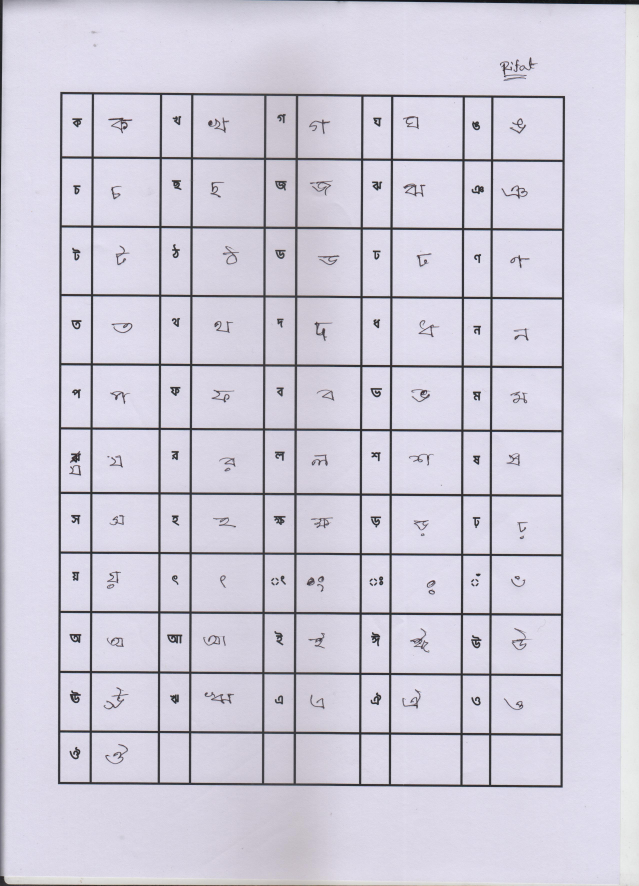
#> input picture rifat_300.jpg, 2556 x 3543 px (shown at 1/4 size)
$ python cca.py   (older library calls are emulated)
#> lines starting #> are read from the running program, lines starting #| are printed output that depends on the picture; after the words box and inside, x2 and y2 are one past the last pixel; in counts of white or black regions, pixels touching at a corner belong together
import matplotlib.pyplot as plt
import matplotlib.patches as mpatches

from skimage import data
from skimage.io import imread
from skimage.filters import threshold_otsu
from skimage.segmentation import clear_border
from skimage.measure import label, regionprops
from skimage.morphology import closing, square
from skimage.color import label2rgb


image = imread('rifat_300.jpg', as_grey=True)
#> image: shape (3543, 2556) float64; min 0.0507, max 0.98, mean 0.808
# fig, ax = plt.subplots(figsize=(10, 6))
# ax.imshow(image, cmap='gray')
# plt.show()

# apply threshold
thresh = threshold_otsu(image)
#> thresh = 0.55
bw = closing(image > thresh, square(3))
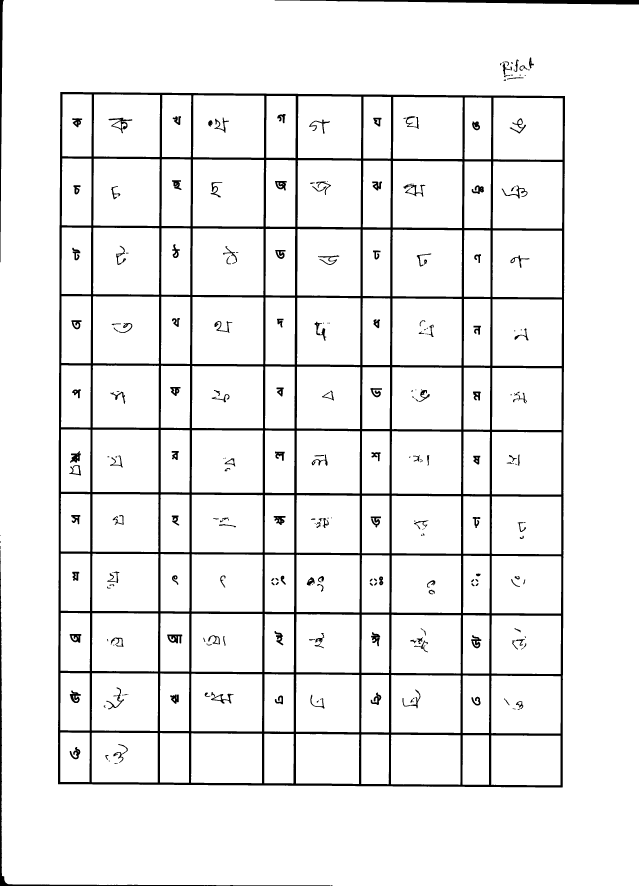
#> bw: shape (3543, 2556) bool (shown at 1/4 size); 93.5% white; 307 black regions (74 under 20 px), largest, box (x1, y1, x2, y2) and area: (232, 368, 2260, 3150) 473287, (1099, 0, 2556, 18) 14659, (0, 2232, 1322, 3543) 12337

# remove artifacts connected to image border
cleared = clear_border(bw)
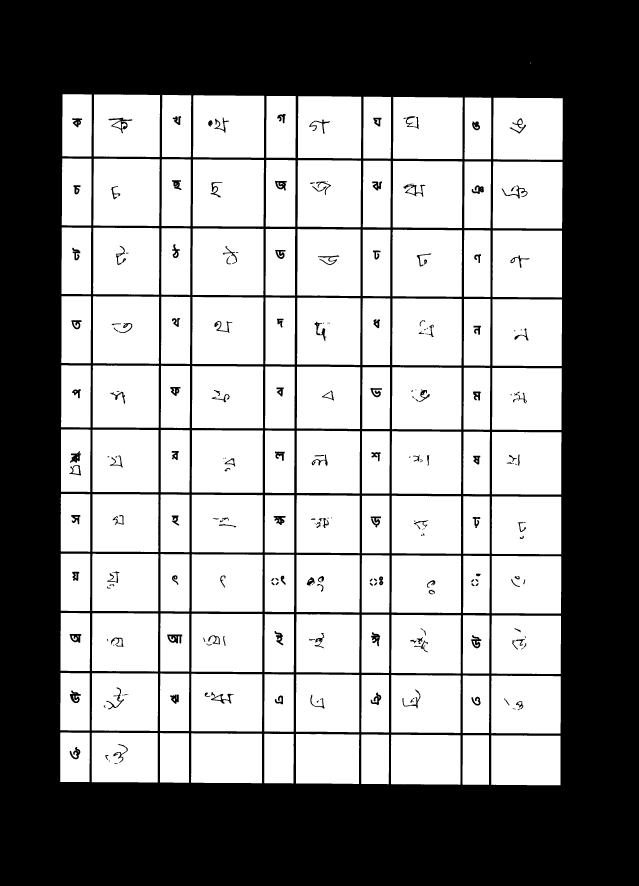
#> cleared: shape (3543, 2556) bool (shown at 1/4 size); 55.6% white; 282 black regions (68 under 20 px), largest, box (x1, y1, x2, y2) and area: (0, 0, 2556, 3543) 3942956, (434, 471, 529, 533) 1419, (669, 2538, 729, 2574) 1325

# label image regions
label_image = label(cleared)
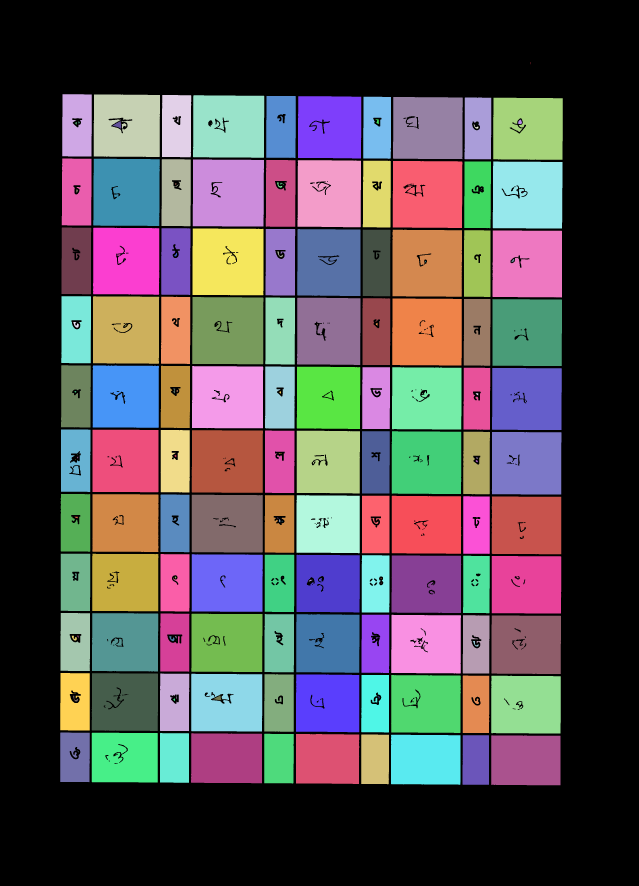
#> label_image: shape (3543, 2556) int32 (shown at 1/4 size); 172 distinct labels, from 0 to 171; one colour per label, 0 black
image_label_overlay = label2rgb(label_image, image=image)
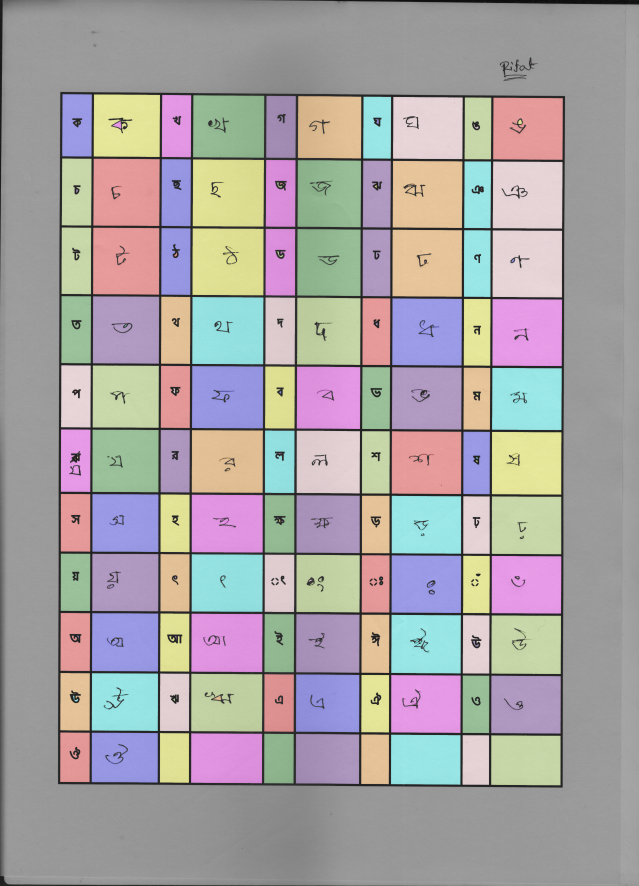
#> image_label_overlay: shape (3543, 2556, 3) float64 (shown at 1/4 size); mean R, G, B 0.661, 0.641, 0.646

fig, ax = plt.subplots(figsize=(10, 6))
ax.imshow(image, cmap='gray')

for region in regionprops(label_image):
    # take regions with large enough areas
    if region.area >= 50000:
        # print(region.area)
        # draw rectangle around segmented coins
        minr, minc, maxr, maxc = region.bbox
        print('Shape:%d X %d'%(maxr-minr,maxc-minc))
        # plt.figure()
        # plt.imshow(image[minr+20:maxr-20, minc+20:maxc-20],cmap='gray')

        rect = mpatches.Rectangle((minc, minr), maxc - minc, maxr - minr,
                                  fill=False, edgecolor='red', linewidth=2)
        ax.add_patch(rect)
#> this loop made 171 passes
#> (minr, minc, maxr, maxc) on passes 3, 5, 7, 9, 11, 21, 23, 25, 27, 29, 41, 43: (378, 375, 628, 640), (381, 772, 631, 1057), (385, 1192, 634, 1445), (388, 1572, 637, 1851), (391, 1973, 639, 2251), (635, 373, 904, 639), (638, 771, 906, 1056), (641, 1190, 909, 1444), (644, 1571, 912, 1850), (646, 1971, 914, 2250), (911, 372, 1179, 637), (914, 770, 1181, 1054)
#| Shape:250 X 265
#| Shape:250 X 285
#| Shape:249 X 253
#| Shape:249 X 279
#| Shape:248 X 278
#| Shape:269 X 266
#| Shape:268 X 285
#| Shape:268 X 254
#> (further printed lines are left out)

ax.set_axis_off()
plt.tight_layout()
plt.show()
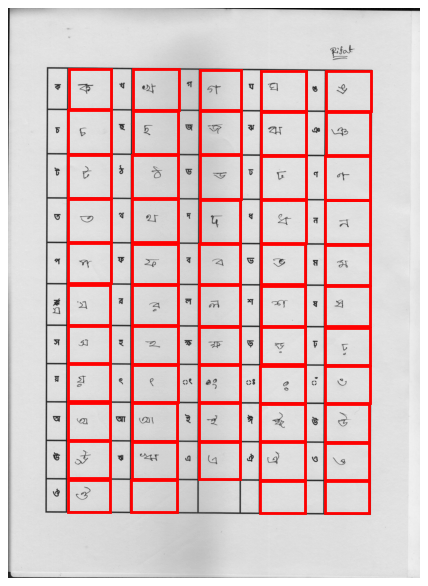
#> figure drawn by matplotlib, 1 panel

$ run again, with dark.jpg copied over rifat_300.jpg
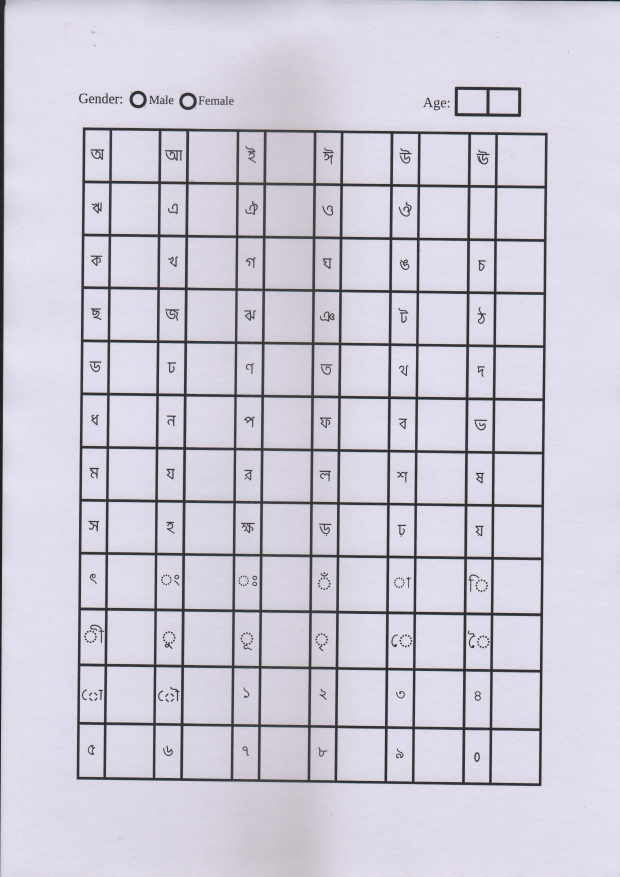
#> input picture dark.jpg, 2480 x 3507 px (shown at 1/4 size)
#> thresh = 0.543
#> `bw = closing(image > thresh, square(3))`:
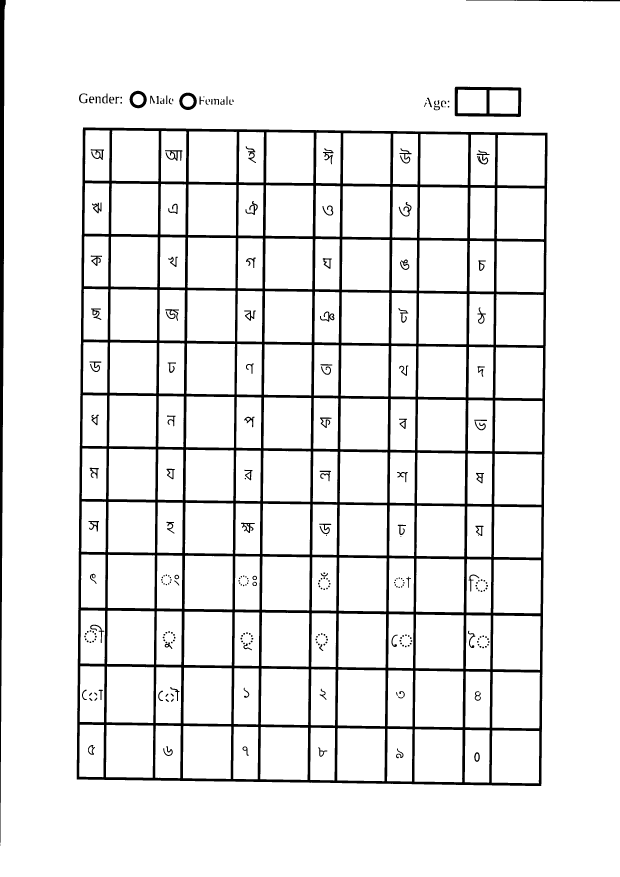
#> bw: shape (3507, 2480) bool (shown at 1/4 size); 92.1% white; 270 black regions (11 under 20 px), largest, box (x1, y1, x2, y2) and area: (307, 510, 2190, 3144) 589201, (0, 0, 23, 3369) 37321, (1819, 347, 2085, 468) 9848
#> cleared: shape (3507, 2480) bool; 48.8% white; 179 white regions, largest, box (x1, y1, x2, y2) and area: (734, 2671, 927, 2896) 42677, (1660, 2683, 1853, 2909) 42599, (1351, 2679, 1542, 2905) 42257
#> label_image: shape (3507, 2480) int32; 180 distinct labels, from 0 to 179
#> `image_label_overlay = label2rgb(label_image, image=image)`:
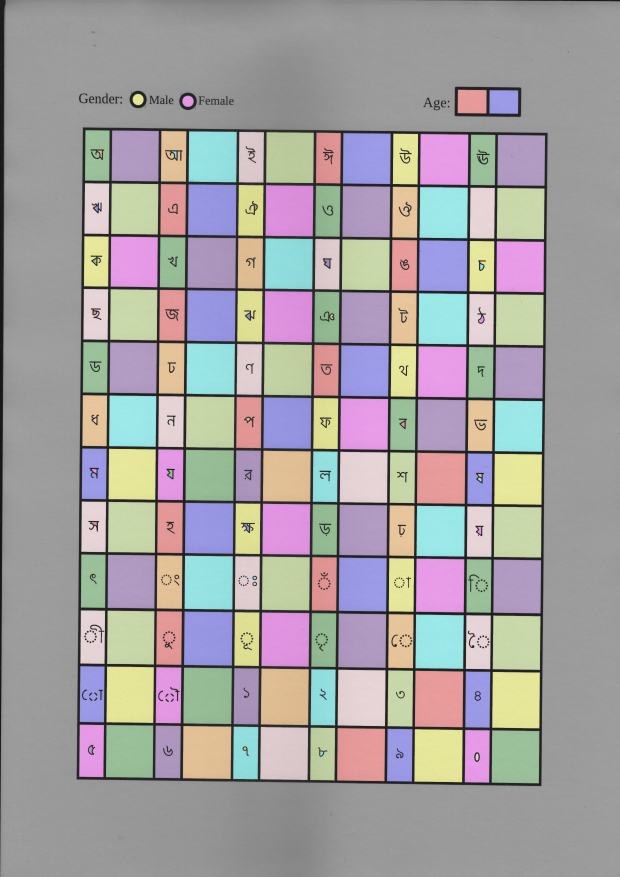
#> image_label_overlay: shape (3507, 2480, 3) float64 (shown at 1/4 size); mean R, G, B 0.643, 0.629, 0.633
